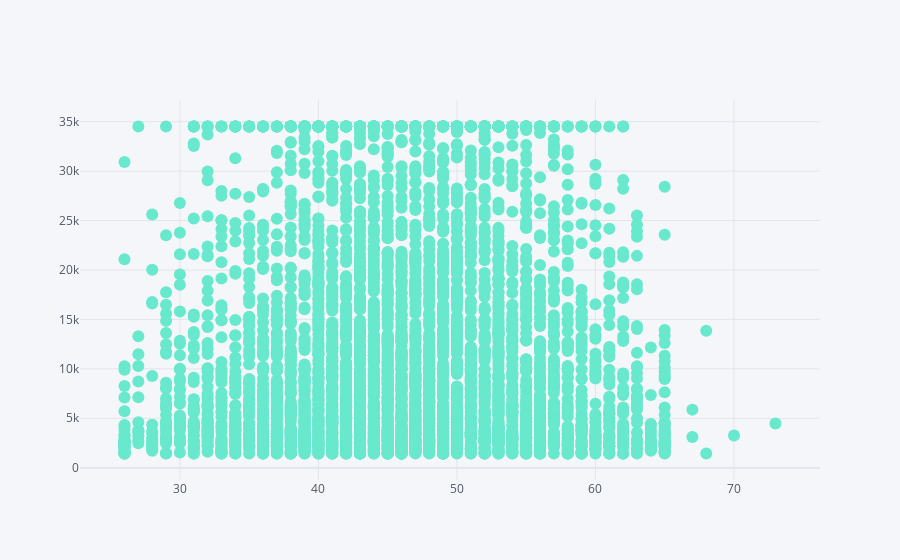

Notebook source saved alongside this figure:
### Markdown cell above
case 3

### Code cell
df3[df3["Gender"] == "M"].iplot(kind="scatter", mode="markers", x = "Customer_Age", y = "Credit_Limit", color='#68e8cc')

### Figure 1 — Plotly figure (JSON) as saved in the notebook; plotly's stock layout.template omitted (floating-point values rounded to 4 significant figures; data arrays with more than 128 entries replaced by an {"elided": "..."} marker saying what was removed)
{"data": [{"line": {"color": "rgba(104, 232, 204, 1.0)", "dash": "solid", "shape": "linear", "width": 1.3}, "marker": {"size": 12, "symbol": "circle"}, "mode": "markers", "name": "Credit_Limit", "text": "", "type": "scatter", "x": {"elided": "4769 int values"}, "y": {"elided": "4769 float values"}}], "layout": {"legend": {"bgcolor": "#F5F6F9", "font": {"color": "#4D5663"}}, "paper_bgcolor": "#F5F6F9", "plot_bgcolor": "#F5F6F9", "title": {"font": {"color": "#4D5663"}}, "xaxis": {"gridcolor": "#E1E5ED", "showgrid": true, "tickfont": {"color": "#4D5663"}, "title": {"font": {"color": "#4D5663"}, "text": ""}, "zerolinecolor": "#E1E5ED"}, "yaxis": {"gridcolor": "#E1E5ED", "showgrid": true, "tickfont": {"color": "#4D5663"}, "title": {"font": {"color": "#4D5663"}, "text": ""}, "zerolinecolor": "#E1E5ED"}}}
